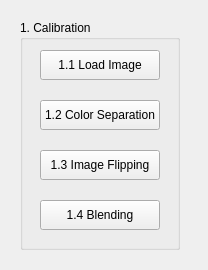
<?xml version="1.0" encoding="UTF-8"?>
<ui version="4.0">
 <class>Form</class>
 <widget class="QWidget" name="Form">
  <property name="geometry">
   <rect>
    <x>0</x>
    <y>0</y>
    <width>208</width>
    <height>270</height>
   </rect>
  </property>
  <property name="windowTitle">
   <string>Form</string>
  </property>
  <widget class="QGroupBox" name="groupBox">
   <property name="geometry">
    <rect>
     <x>20</x>
     <y>20</y>
     <width>160</width>
     <height>230</height>
    </rect>
   </property>
   <property name="title">
    <string>1. Calibration</string>
   </property>
   <widget class="QPushButton" name="pushButton_3">
    <property name="geometry">
     <rect>
      <x>20</x>
      <y>130</y>
      <width>120</width>
      <height>30</height>
     </rect>
    </property>
    <property name="text">
     <string>1.3 Image Flipping</string>
    </property>
   </widget>
   <widget class="QPushButton" name="pushButton_2">
    <property name="geometry">
     <rect>
      <x>20</x>
      <y>80</y>
      <width>120</width>
      <height>30</height>
     </rect>
    </property>
    <property name="text">
     <string>1.2 Color Separation</string>
    </property>
   </widget>
   <widget class="QPushButton" name="pushButton">
    <property name="geometry">
     <rect>
      <x>20</x>
      <y>30</y>
      <width>120</width>
      <height>30</height>
     </rect>
    </property>
    <property name="text">
     <string>1.1 Load Image</string>
    </property>
   </widget>
   <widget class="QPushButton" name="pushButton_4">
    <property name="geometry">
     <rect>
      <x>20</x>
      <y>180</y>
      <width>120</width>
      <height>30</height>
     </rect>
    </property>
    <property name="text">
     <string>1.4 Blending</string>
    </property>
   </widget>
  </widget>
 </widget>
 <resources/>
 <connections/>
</ui>
